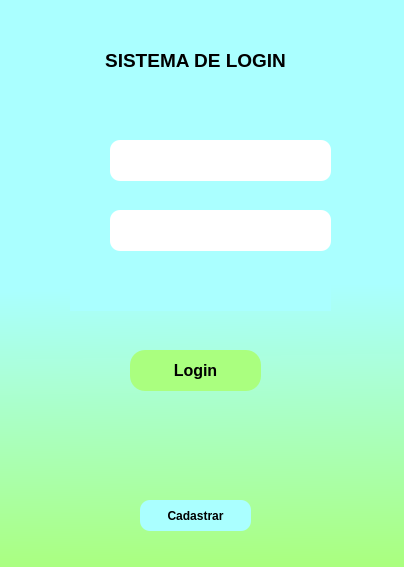
<?xml version="1.0" encoding="UTF-8"?>
<ui version="4.0">
 <class>MainWindow</class>
 <widget class="QMainWindow" name="MainWindow">
  <property name="geometry">
   <rect>
    <x>0</x>
    <y>0</y>
    <width>404</width>
    <height>567</height>
   </rect>
  </property>
  <property name="windowTitle">
   <string>MainWindow</string>
  </property>
  <property name="layoutDirection">
   <enum>Qt::RightToLeft</enum>
  </property>
  <property name="styleSheet">
   <string notr="true">background-color: qlineargradient(spread:pad, x1:0.489, y1:0, x2:0.5, y2:1, stop:0.505682 rgba(170, 255, 255, 255), stop:1 rgba(170, 255, 127, 253));
</string>
  </property>
  <widget class="QWidget" name="centralwidget">
   <widget class="QPushButton" name="pushButton">
    <property name="geometry">
     <rect>
      <x>130</x>
      <y>350</y>
      <width>131</width>
      <height>41</height>
     </rect>
    </property>
    <property name="font">
     <font>
      <pointsize>12</pointsize>
      <weight>75</weight>
      <italic>false</italic>
      <bold>true</bold>
     </font>
    </property>
    <property name="styleSheet">
     <string notr="true">background-color: rgb(170, 255, 127);
border-radius: 15px;
border-style: outsed;
borde-width: 3px;
</string>
    </property>
    <property name="text">
     <string>Login</string>
    </property>
   </widget>
   <widget class="QLineEdit" name="lineEdit">
    <property name="geometry">
     <rect>
      <x>110</x>
      <y>140</y>
      <width>221</width>
      <height>41</height>
     </rect>
    </property>
    <property name="styleSheet">
     <string notr="true">background-color: rgb(255, 255, 255);
border-radius: 10px;
border-style: outsed;
borde-width: 3px;
</string>
    </property>
   </widget>
   <widget class="QPushButton" name="pushButton_2">
    <property name="geometry">
     <rect>
      <x>140</x>
      <y>500</y>
      <width>111</width>
      <height>31</height>
     </rect>
    </property>
    <property name="font">
     <font>
      <weight>75</weight>
      <bold>true</bold>
     </font>
    </property>
    <property name="styleSheet">
     <string notr="true">
border-radius: 10px;
border-style: outsed;
borde-width: 4px;
background-color: rgb(170, 255, 255);
</string>
    </property>
    <property name="text">
     <string>Cadastrar</string>
    </property>
   </widget>
   <widget class="QLineEdit" name="lineEdit_3">
    <property name="geometry">
     <rect>
      <x>110</x>
      <y>210</y>
      <width>221</width>
      <height>41</height>
     </rect>
    </property>
    <property name="styleSheet">
     <string notr="true">background-color: rgb(255, 255, 255);
border-radius: 10px;
border-style: outsed;
borde-width: 3px;
</string>
    </property>
   </widget>
   <widget class="QLabel" name="label_4">
    <property name="geometry">
     <rect>
      <x>70</x>
      <y>40</y>
      <width>251</width>
      <height>41</height>
     </rect>
    </property>
    <property name="font">
     <font>
      <pointsize>14</pointsize>
      <weight>75</weight>
      <italic>false</italic>
      <bold>true</bold>
      <underline>false</underline>
      <strikeout>false</strikeout>
      <kerning>true</kerning>
     </font>
    </property>
    <property name="styleSheet">
     <string notr="true">background-color: rgb(170, 255, 255);</string>
    </property>
    <property name="text">
     <string>SISTEMA DE LOGIN</string>
    </property>
    <property name="alignment">
     <set>Qt::AlignCenter</set>
    </property>
   </widget>
   <widget class="QLabel" name="label">
    <property name="geometry">
     <rect>
      <x>70</x>
      <y>280</y>
      <width>261</width>
      <height>31</height>
     </rect>
    </property>
    <property name="font">
     <font>
      <pointsize>12</pointsize>
      <weight>75</weight>
      <bold>true</bold>
     </font>
    </property>
    <property name="styleSheet">
     <string notr="true">color: rgb(0, 0, 0);
background-color: rgb(170, 255, 255);</string>
    </property>
    <property name="text">
     <string/>
    </property>
    <property name="alignment">
     <set>Qt::AlignCenter</set>
    </property>
   </widget>
   <widget class="QLabel" name="label_2">
    <property name="geometry">
     <rect>
      <x>60</x>
      <y>140</y>
      <width>31</width>
      <height>41</height>
     </rect>
    </property>
    <property name="autoFillBackground">
     <bool>false</bool>
    </property>
    <property name="styleSheet">
     <string notr="true">background-color: rgb(170, 255, 255);</string>
    </property>
    <property name="text">
     <string/>
    </property>
    <property name="pixmap">
     <pixmap>img/user.png</pixmap>
    </property>
   </widget>
   <widget class="QLabel" name="label_3">
    <property name="geometry">
     <rect>
      <x>60</x>
      <y>210</y>
      <width>31</width>
      <height>41</height>
     </rect>
    </property>
    <property name="styleSheet">
     <string notr="true">background-color: rgb(170, 255, 255);</string>
    </property>
    <property name="text">
     <string/>
    </property>
    <property name="pixmap">
     <pixmap>img/cadeado.png</pixmap>
    </property>
   </widget>
  </widget>
 </widget>
 <resources/>
 <connections/>
</ui>
